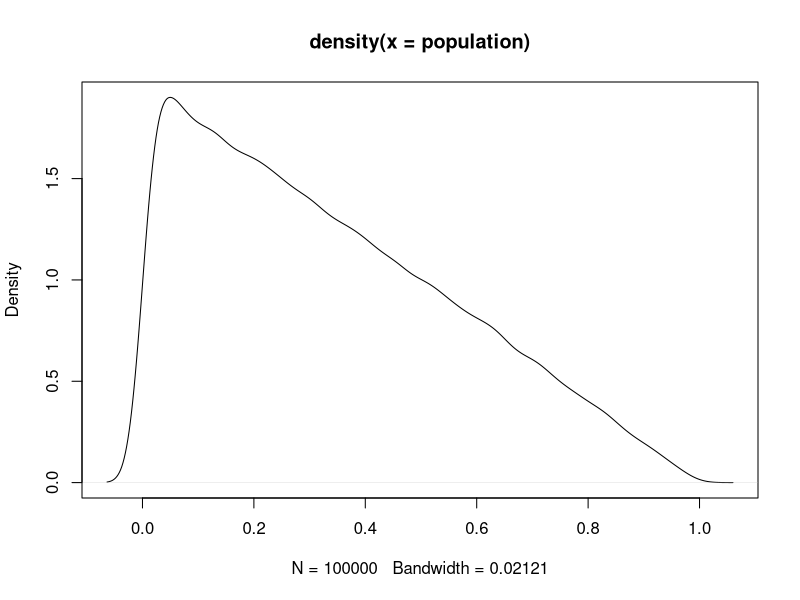
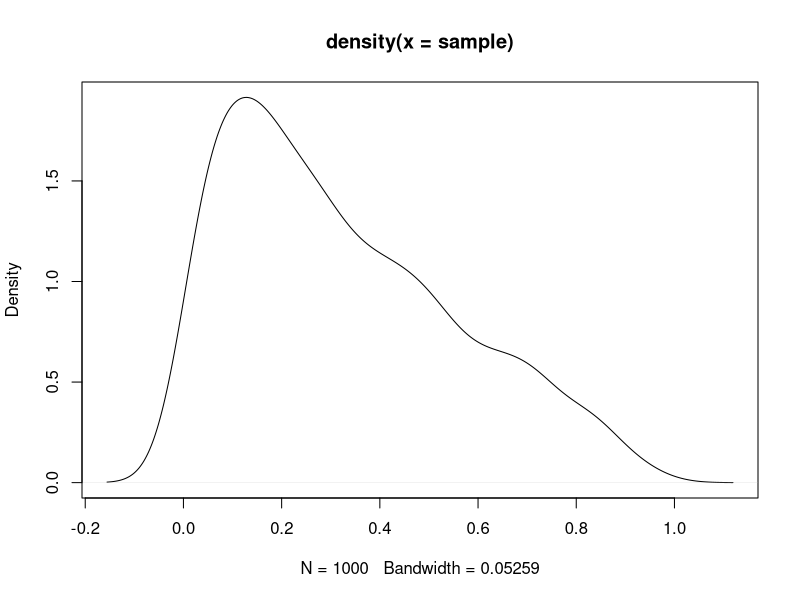
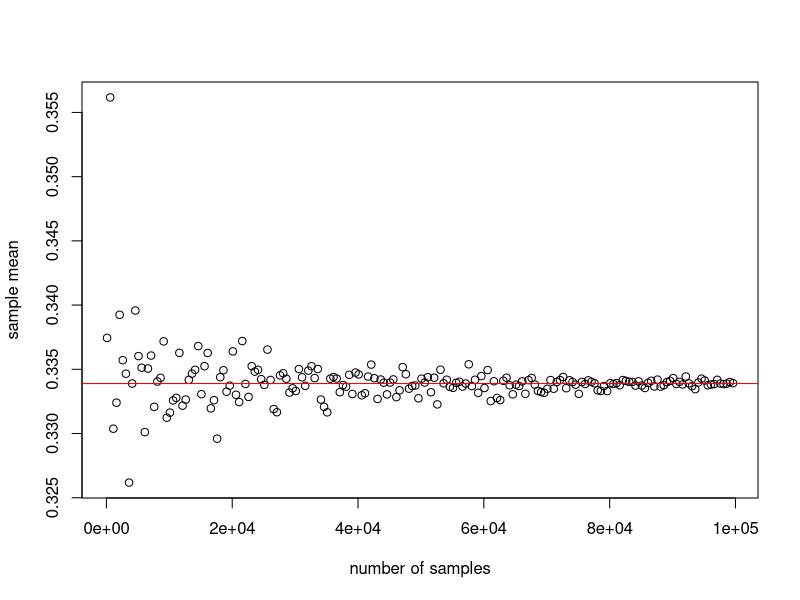
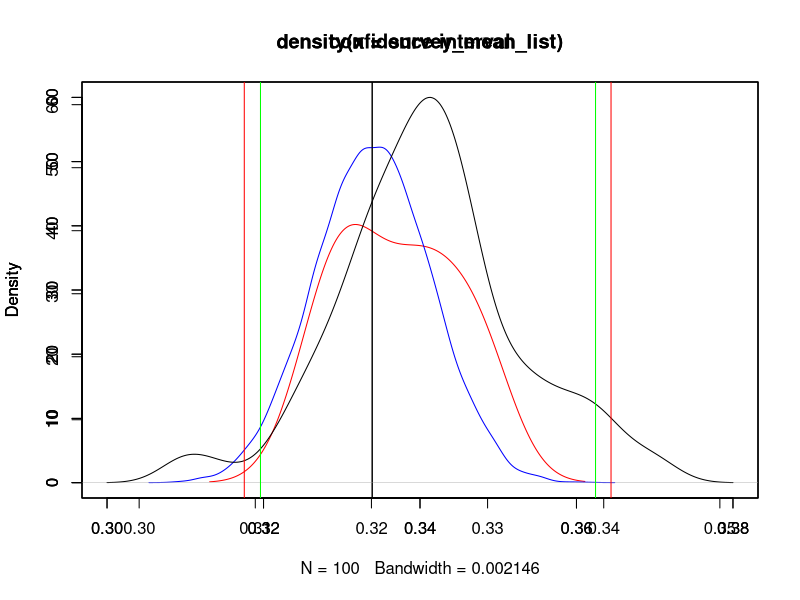

Write the R code that produced these figures, in order.
## ---- chunk 1
population <- rbeta (100000, 1, 2)
plot (density (population))
# population mean
mean(population)
# population variance
var(population)

## ---- chunk 2
sample = sample(population, size = 1000)
plot (density (sample))
# sample mean as estimator of population mean
est.mean = mean(sample)

# unbiased estimator of population variance
est.var = 1000/(1000-1) * var(sample)

## ---- chunk 3
sample_mean = mean(sample)

#standard error of the sample mean
ss = sqrt(est.var/1000)

print ("point estimate of mean")
print (sample_mean)
print ("95% normal-approximated confidence interval of mean")
c(sample_mean - 1.96 * ss, sample_mean + 1.96 * ss)

## ---- chunk 4
survey_mean_list  <- c()
survey_times <- seq(100, 100000, 500)
for (n in survey_times ){
  survey <- sample(population, size = n, replace = F)
  survey_mean_list  <- c(survey_mean_list , mean(survey))
}

plot(survey_times, survey_mean_list , xlab = "number of samples", ylab = "sample mean")
abline(h = mean(population), col = "red")
## ---- chunk 5

# Now we show the central limit theorem
survey_times <- c(10,  10000)
col <- c("red",  "blue") #"green",
i = 1
for (n in survey_times ){
  print (n)
  # central limit theorem talks about distribution of the sample mean
  # we cannot calculate the distribution for a single survey, so we draw sample multiple times
  survey_mean_list <- c()
  for (m in 1:n)
  {
    survey <- sample(population, size = 1000, replace = TRUE)
    survey_mean_list <- c(survey_mean_list, mean(survey))
  }
  # sample_mean_list_standard <- survey_mean_list  - mean(population)
  plot(density (survey_mean_list),  col = col[i], xlim = c(0.3, 0.38), ylim  = c(0,60), xlab = "")
  abline(v = mean(population), col = "black")
  par(new = T)
  i = i  + 1
}


## ---- chunk 6
print (length(sample))
bootstrap_means = c() # store bootstrapped means
for (i in 1:100){
  # resample from the sample with replacement
  boot_data <- sample(sample, length(sample), replace = T)
  boot_mean <- mean(boot_data)
  bootstrap_means <- c(bootstrap_means, boot_mean)
}

# then simple quantile function to 
print ("point estimate of mean")
print (sample_mean)


print ("normal confidence interval")
print (c(sample_mean - 1.96 * ss, sample_mean + 1.96 * ss))

print ("95% bootstrap confidence interval of mean")
conf = quantile(bootstrap_means, c(0.025, 0.975))
print (conf)
plot(density(bootstrap_means), main = "confidence interval")
abline(v = conf[1], col = "red")
abline(v = conf[2], col = "red")
abline(v = sample_mean - 1.96 * ss, col = "green")
abline(v = sample_mean + 1.96 * ss, col = "green")


